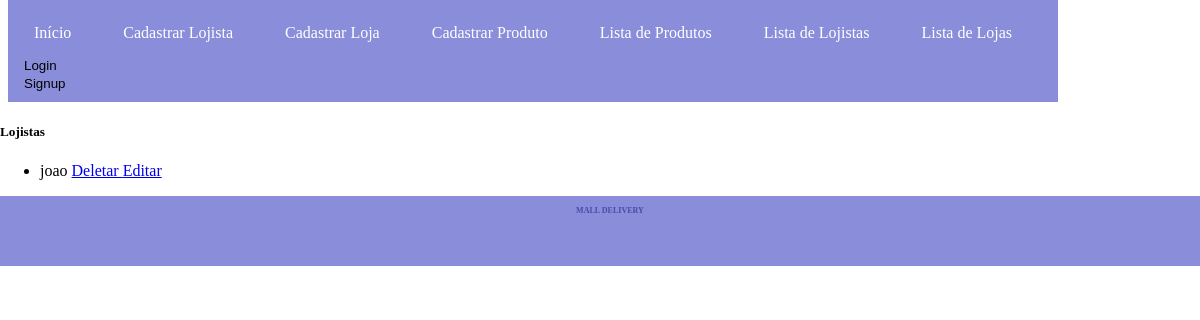
/lista_lojista/, run on an earlier commit of the app's database.
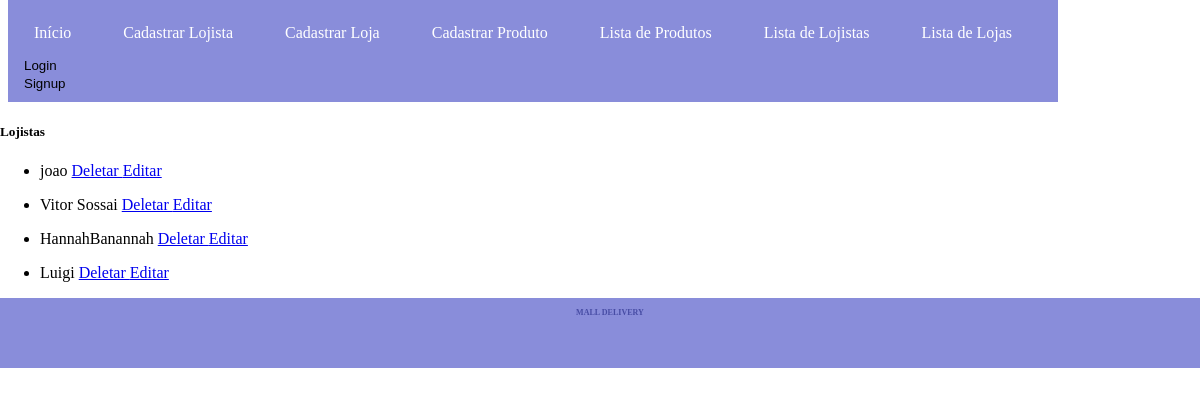
And on a later commit of the database.
### app_mall/models.py (models this page shows, shortened)
class Lojista(models.Model):
    nome = models.CharField(max_length=100)
    CPF = models.CharField(max_length=11)
    telefone = models.CharField(max_length=20)
    email = models.EmailField(unique=True)

### app_mall/views.py (the view)
# urls.py: path('lista_lojista/', views.LojistaList.as_view(), name='lista_lojista'),
class LojistaList(ListView):
    model = Lojista
    template_name = "app_mall/lista_lojista.html"
    context_object_name = 'lojistas'

### app_mall/templates/app_mall/lista_lojista.html
{% extends "base.html" %}
{% block content %}
<h5>Lojistas</h5>
<ul>
    {% for lojista in lojistas %}
    <li>
        <div>
            <p>{{ lojista.nome }} <a href="{% url 'deletar_lojista' lojista.pk %}"> Deletar </a>
                <a href="{% url 'update_lojista' lojista.pk %}">Editar</a> </p>
        </div>
    </li>
    {% endfor %}
</ul>
{% endblock %}

What changed in the data, as far as the page shows it:
added Lojista: nome "Vitor Sossai"
added Lojista: nome "HannahBanannah"
added Lojista: nome "Luigi"
